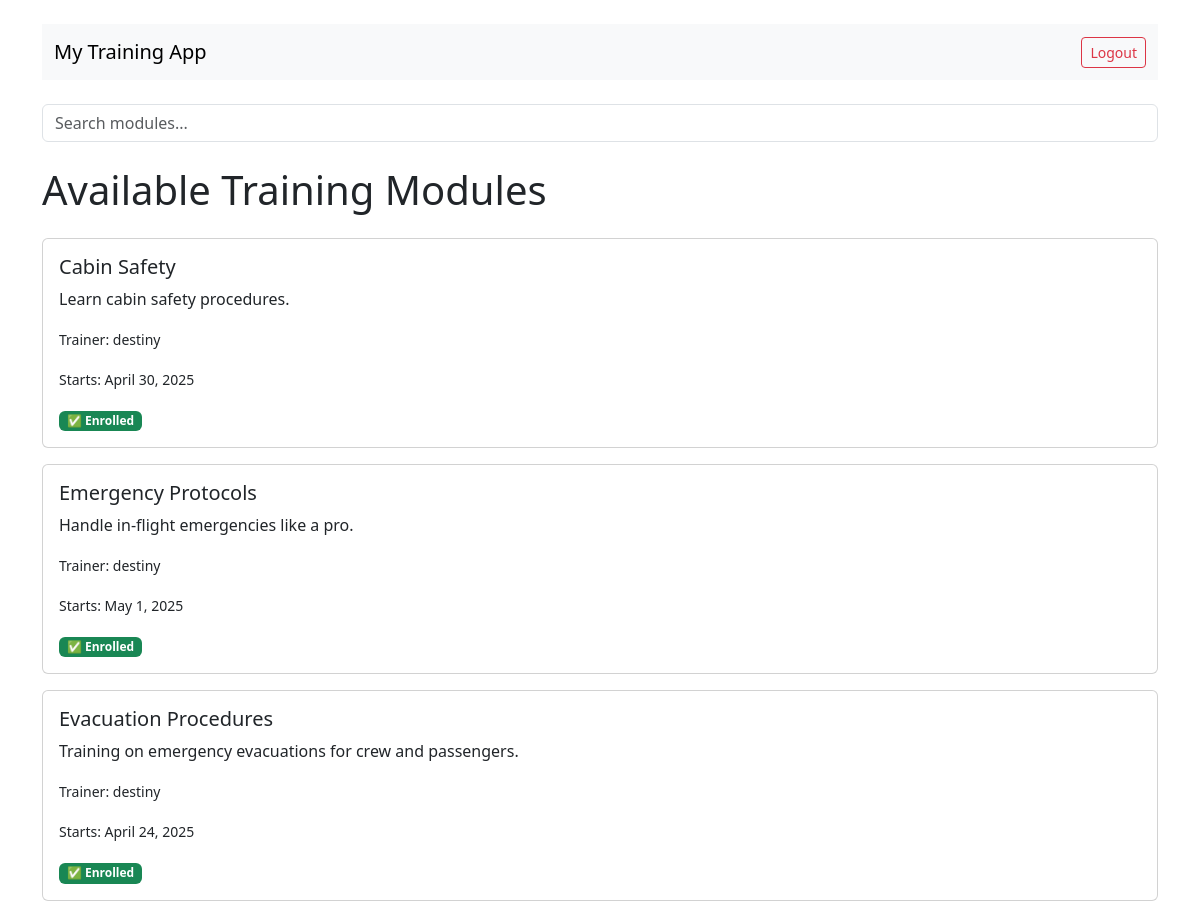
/ (signed in), run on the app's committed database.
### flights/models.py (models this page shows, shortened)
class Module(models.Model):
    title = models.CharField(max_length=100)
    description = models.TextField()
    start_date = models.DateField()
    trainer = models.ForeignKey(User, on_delete=models.CASCADE, related_name="modules")
    video_url = models.URLField(blank=True, null=True)  # field for video

### flights/views.py (the view)
# urls.py: path('', views.home, name='home'),  # Home page
def home(request):
    query = request.GET.get('q', '')
    if query:
        modules = Module.objects.filter(
            Q(title__icontains=query) | Q(description__icontains=query)
        )
    else:
        modules = Module.objects.all()
    enrolled_ids = []
    if request.user.is_authenticated:
        enrolled_ids = Enrollment.objects.filter(student=request.user).values_list('module_id', flat=True)
    return render(request, 'flights/home.html', {
        'modules': modules,
        'enrolled_ids': enrolled_ids,
        'query': query
    })

### flights/templates/flights/home.html (shortened to what this page needs)
{% extends "flights/base.html" %}
{% block content %}
<form method="get" action="." class="mb-4">
    <input type="text" name="q" placeholder="Search modules..." value="{{ request.GET.q }}" class="form-control" />
</form>
<h1 class="mb-4">Available Training Modules</h1>
{% if user.is_authenticated %}
{% for module in modules %}
<div class="card mb-3 position-relative">
    <div class="card-body">
        <h5 class="card-title">{{ module.title }}</h5>
        <p class="card-text">{{ module.description }}</p>
        <p class="card-text"><small>Trainer: {{ module.trainer.username }}</small></p>
        <p class="card-text"><small>Starts: {{ module.start_date }}</small></p>
        {% if module.id in enrolled_ids %}
        <span class="badge bg-success">✅ Enrolled</span>
        {% else %}
        <div class="position-relative" style="z-index: 1;">
            <a href="{% url 'enroll' module.id %}" class="btn btn-primary btn-sm">Enroll</a>
        </div>
        {% endif %}
    </div>
</div>
{% endfor %}
{% else %}
<p>
    <a href="{% url 'login' %}" class="btn btn-outline-primary">Login</a> or
    <a href="{% url 'register' %}" class="btn btn-outline-secondary">Register</a> to enroll.
</p>
{% endif %}
{% endblock %}

### data on the page
Module: title "Cabin Safety", description "Learn cabin safety procedures.", trainer.username "destiny", start_date "April 30, 2025", shows "✅ Enrolled"
Module: title "Emergency Protocols", description "Handle in-flight emergencies like a pro.", trainer.username "destiny", start_date "May 1, 2025", shows "✅ Enrolled"
Module: title "Evacuation Procedures", description "Training on emergency evacuations for crew and passengers.", trainer.username "destiny", start_date "April 24, 2025", shows "✅ Enrolled"
